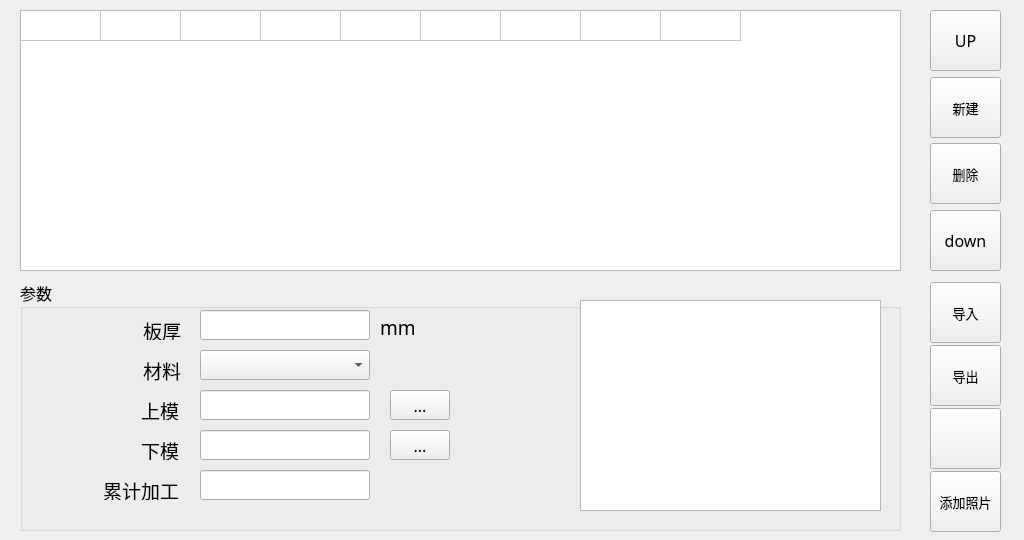
<?xml version="1.0" encoding="UTF-8"?>
<ui version="4.0">
 <class>Programdb</class>
 <widget class="QWidget" name="Programdb">
  <property name="geometry">
   <rect>
    <x>0</x>
    <y>0</y>
    <width>1024</width>
    <height>540</height>
   </rect>
  </property>
  <property name="font">
   <font>
    <family>文泉驿正黑</family>
    <pointsize>20</pointsize>
   </font>
  </property>
  <property name="cursor">
   <cursorShape>ArrowCursor</cursorShape>
  </property>
  <property name="windowTitle">
   <string>Form</string>
  </property>
  <widget class="QGroupBox" name="groupBox">
   <property name="geometry">
    <rect>
     <x>20</x>
     <y>280</y>
     <width>881</width>
     <height>251</height>
    </rect>
   </property>
   <property name="font">
    <font>
     <family>Sans Serif</family>
     <pointsize>12</pointsize>
    </font>
   </property>
   <property name="title">
    <string>参数</string>
   </property>
   <widget class="QLabel" name="label_boardThickness">
    <property name="geometry">
     <rect>
      <x>30</x>
      <y>40</y>
      <width>131</width>
      <height>20</height>
     </rect>
    </property>
    <property name="font">
     <font>
      <pointsize>14</pointsize>
     </font>
    </property>
    <property name="text">
     <string>板厚</string>
    </property>
    <property name="alignment">
     <set>Qt::AlignRight|Qt::AlignTrailing|Qt::AlignVCenter</set>
    </property>
   </widget>
   <widget class="QLabel" name="label_material">
    <property name="geometry">
     <rect>
      <x>30</x>
      <y>80</y>
      <width>131</width>
      <height>21</height>
     </rect>
    </property>
    <property name="font">
     <font>
      <pointsize>14</pointsize>
     </font>
    </property>
    <property name="text">
     <string>材料</string>
    </property>
    <property name="alignment">
     <set>Qt::AlignRight|Qt::AlignTrailing|Qt::AlignVCenter</set>
    </property>
   </widget>
   <widget class="QLabel" name="label_mould">
    <property name="geometry">
     <rect>
      <x>28</x>
      <y>120</y>
      <width>131</width>
      <height>20</height>
     </rect>
    </property>
    <property name="font">
     <font>
      <pointsize>14</pointsize>
     </font>
    </property>
    <property name="text">
     <string>上模</string>
    </property>
    <property name="alignment">
     <set>Qt::AlignRight|Qt::AlignTrailing|Qt::AlignVCenter</set>
    </property>
   </widget>
   <widget class="QLineEdit" name="lineEdit_P_boardThickness">
    <property name="geometry">
     <rect>
      <x>180</x>
      <y>30</y>
      <width>170</width>
      <height>30</height>
     </rect>
    </property>
    <property name="focusPolicy">
     <enum>Qt::ClickFocus</enum>
    </property>
    <property name="maxLength">
     <number>5</number>
    </property>
   </widget>
   <widget class="QLabel" name="label_19">
    <property name="geometry">
     <rect>
      <x>360</x>
      <y>40</y>
      <width>58</width>
      <height>15</height>
     </rect>
    </property>
    <property name="font">
     <font>
      <family>Sans Serif</family>
      <pointsize>14</pointsize>
     </font>
    </property>
    <property name="text">
     <string>mm</string>
    </property>
   </widget>
   <widget class="QLabel" name="label_mould_2">
    <property name="geometry">
     <rect>
      <x>28</x>
      <y>160</y>
      <width>131</width>
      <height>20</height>
     </rect>
    </property>
    <property name="font">
     <font>
      <pointsize>14</pointsize>
     </font>
    </property>
    <property name="text">
     <string>下模</string>
    </property>
    <property name="alignment">
     <set>Qt::AlignRight|Qt::AlignTrailing|Qt::AlignVCenter</set>
    </property>
   </widget>
   <widget class="QLineEdit" name="lineEdit_P_UpMolds">
    <property name="geometry">
     <rect>
      <x>180</x>
      <y>110</y>
      <width>170</width>
      <height>30</height>
     </rect>
    </property>
    <property name="focusPolicy">
     <enum>Qt::ClickFocus</enum>
    </property>
    <property name="readOnly">
     <bool>true</bool>
    </property>
   </widget>
   <widget class="QLineEdit" name="lineEdit_P_LowerMolds">
    <property name="geometry">
     <rect>
      <x>180</x>
      <y>150</y>
      <width>170</width>
      <height>30</height>
     </rect>
    </property>
    <property name="focusPolicy">
     <enum>Qt::ClickFocus</enum>
    </property>
    <property name="readOnly">
     <bool>true</bool>
    </property>
   </widget>
   <widget class="QPushButton" name="pushButton">
    <property name="geometry">
     <rect>
      <x>370</x>
      <y>110</y>
      <width>60</width>
      <height>30</height>
     </rect>
    </property>
    <property name="text">
     <string>...</string>
    </property>
   </widget>
   <widget class="QPushButton" name="pushButton_2">
    <property name="geometry">
     <rect>
      <x>370</x>
      <y>150</y>
      <width>60</width>
      <height>30</height>
     </rect>
    </property>
    <property name="text">
     <string>...</string>
    </property>
   </widget>
   <widget class="QComboBox" name="comboBox_P_material">
    <property name="geometry">
     <rect>
      <x>180</x>
      <y>70</y>
      <width>170</width>
      <height>30</height>
     </rect>
    </property>
    <property name="editable">
     <bool>false</bool>
    </property>
    <property name="currentIndex">
     <number>-1</number>
    </property>
    <property name="modelColumn">
     <number>0</number>
    </property>
   </widget>
   <widget class="QGraphicsView" name="graphicsView">
    <property name="geometry">
     <rect>
      <x>560</x>
      <y>20</y>
      <width>301</width>
      <height>211</height>
     </rect>
    </property>
   </widget>
   <widget class="QLineEdit" name="lineEdit_P_Total">
    <property name="geometry">
     <rect>
      <x>180</x>
      <y>190</y>
      <width>170</width>
      <height>30</height>
     </rect>
    </property>
    <property name="focusPolicy">
     <enum>Qt::ClickFocus</enum>
    </property>
   </widget>
   <widget class="QLabel" name="label_pic">
    <property name="geometry">
     <rect>
      <x>580</x>
      <y>40</y>
      <width>261</width>
      <height>171</height>
     </rect>
    </property>
    <property name="text">
     <string/>
    </property>
    <property name="pixmap">
     <pixmap resource="A66-appsrc.qrc">:/PIC/PIC/P01.jpg</pixmap>
    </property>
    <property name="scaledContents">
     <bool>true</bool>
    </property>
   </widget>
   <widget class="QLabel" name="label_mould_3">
    <property name="geometry">
     <rect>
      <x>28</x>
      <y>200</y>
      <width>131</width>
      <height>20</height>
     </rect>
    </property>
    <property name="font">
     <font>
      <pointsize>14</pointsize>
     </font>
    </property>
    <property name="text">
     <string>累计加工</string>
    </property>
    <property name="alignment">
     <set>Qt::AlignRight|Qt::AlignTrailing|Qt::AlignVCenter</set>
    </property>
   </widget>
  </widget>
  <widget class="QTableWidget" name="tableWidget_Programdb">
   <property name="geometry">
    <rect>
     <x>20</x>
     <y>10</y>
     <width>881</width>
     <height>261</height>
    </rect>
   </property>
   <property name="sizePolicy">
    <sizepolicy hsizetype="Expanding" vsizetype="Expanding">
     <horstretch>0</horstretch>
     <verstretch>0</verstretch>
    </sizepolicy>
   </property>
   <property name="font">
    <font>
     <family>Sans Serif</family>
     <pointsize>12</pointsize>
    </font>
   </property>
   <property name="mouseTracking">
    <bool>true</bool>
   </property>
   <property name="acceptDrops">
    <bool>false</bool>
   </property>
   <property name="layoutDirection">
    <enum>Qt::LeftToRight</enum>
   </property>
   <property name="midLineWidth">
    <number>1</number>
   </property>
   <property name="verticalScrollBarPolicy">
    <enum>Qt::ScrollBarAsNeeded</enum>
   </property>
   <property name="horizontalScrollBarPolicy">
    <enum>Qt::ScrollBarAsNeeded</enum>
   </property>
   <property name="autoScroll">
    <bool>true</bool>
   </property>
   <property name="autoScrollMargin">
    <number>16</number>
   </property>
   <property name="editTriggers">
    <set>QAbstractItemView::NoEditTriggers</set>
   </property>
   <property name="tabKeyNavigation">
    <bool>true</bool>
   </property>
   <property name="showDropIndicator" stdset="0">
    <bool>true</bool>
   </property>
   <property name="dragEnabled">
    <bool>true</bool>
   </property>
   <property name="dragDropOverwriteMode">
    <bool>false</bool>
   </property>
   <property name="alternatingRowColors">
    <bool>false</bool>
   </property>
   <property name="selectionMode">
    <enum>QAbstractItemView::SingleSelection</enum>
   </property>
   <property name="selectionBehavior">
    <enum>QAbstractItemView::SelectRows</enum>
   </property>
   <property name="textElideMode">
    <enum>Qt::ElideRight</enum>
   </property>
   <property name="verticalScrollMode">
    <enum>QAbstractItemView::ScrollPerPixel</enum>
   </property>
   <property name="horizontalScrollMode">
    <enum>QAbstractItemView::ScrollPerPixel</enum>
   </property>
   <property name="gridStyle">
    <enum>Qt::SolidLine</enum>
   </property>
   <property name="sortingEnabled">
    <bool>false</bool>
   </property>
   <property name="rowCount">
    <number>1</number>
   </property>
   <property name="columnCount">
    <number>9</number>
   </property>
   <attribute name="horizontalHeaderVisible">
    <bool>false</bool>
   </attribute>
   <attribute name="horizontalHeaderCascadingSectionResizes">
    <bool>false</bool>
   </attribute>
   <attribute name="horizontalHeaderDefaultSectionSize">
    <number>80</number>
   </attribute>
   <attribute name="horizontalHeaderHighlightSections">
    <bool>true</bool>
   </attribute>
   <attribute name="horizontalHeaderMinimumSectionSize">
    <number>27</number>
   </attribute>
   <attribute name="horizontalHeaderShowSortIndicator" stdset="0">
    <bool>false</bool>
   </attribute>
   <attribute name="horizontalHeaderStretchLastSection">
    <bool>false</bool>
   </attribute>
   <attribute name="verticalHeaderVisible">
    <bool>false</bool>
   </attribute>
   <attribute name="verticalHeaderDefaultSectionSize">
    <number>30</number>
   </attribute>
   <attribute name="verticalHeaderShowSortIndicator" stdset="0">
    <bool>false</bool>
   </attribute>
   <row/>
   <column>
    <property name="text">
     <string>程序号</string>
    </property>
    <property name="font">
     <font>
      <family>Sans Serif</family>
      <pointsize>12</pointsize>
     </font>
    </property>
    <property name="textAlignment">
     <set>AlignLeft|AlignVCenter</set>
    </property>
   </column>
   <column>
    <property name="text">
     <string>名称</string>
    </property>
    <property name="font">
     <font>
      <pointsize>12</pointsize>
     </font>
    </property>
    <property name="textAlignment">
     <set>AlignLeft|AlignVCenter</set>
    </property>
   </column>
   <column>
    <property name="text">
     <string>步数</string>
    </property>
    <property name="font">
     <font>
      <family>Sans Serif</family>
      <pointsize>12</pointsize>
     </font>
    </property>
    <property name="textAlignment">
     <set>AlignLeft|AlignVCenter</set>
    </property>
   </column>
   <column>
    <property name="text">
     <string>板宽</string>
    </property>
    <property name="font">
     <font>
      <pointsize>12</pointsize>
     </font>
    </property>
    <property name="textAlignment">
     <set>AlignLeft|AlignVCenter</set>
    </property>
   </column>
   <column>
    <property name="text">
     <string>板厚</string>
    </property>
    <property name="font">
     <font>
      <family>Sans Serif</family>
      <pointsize>12</pointsize>
     </font>
    </property>
    <property name="textAlignment">
     <set>AlignLeft|AlignVCenter</set>
    </property>
   </column>
   <column>
    <property name="text">
     <string>材料</string>
    </property>
    <property name="font">
     <font>
      <family>Sans Serif</family>
      <pointsize>12</pointsize>
     </font>
    </property>
    <property name="textAlignment">
     <set>AlignLeft|AlignVCenter</set>
    </property>
   </column>
   <column>
    <property name="text">
     <string>上模</string>
    </property>
    <property name="font">
     <font>
      <family>Sans Serif</family>
      <pointsize>12</pointsize>
     </font>
    </property>
    <property name="textAlignment">
     <set>AlignLeft|AlignVCenter</set>
    </property>
   </column>
   <column>
    <property name="text">
     <string>下模</string>
    </property>
    <property name="font">
     <font>
      <family>Sans Serif</family>
      <pointsize>12</pointsize>
     </font>
    </property>
    <property name="textAlignment">
     <set>AlignLeft|AlignVCenter</set>
    </property>
   </column>
   <column>
    <property name="text">
     <string>已加工数</string>
    </property>
    <property name="font">
     <font>
      <family>Sans Serif</family>
      <pointsize>12</pointsize>
     </font>
    </property>
    <property name="textAlignment">
     <set>AlignLeft|AlignVCenter</set>
    </property>
   </column>
   <item row="0" column="0">
    <property name="text">
     <string/>
    </property>
    <property name="textAlignment">
     <set>AlignHCenter|AlignVCenter|AlignCenter</set>
    </property>
   </item>
  </widget>
  <widget class="QToolButton" name="pushButton_Left_2">
   <property name="geometry">
    <rect>
     <x>930</x>
     <y>77</y>
     <width>71</width>
     <height>61</height>
    </rect>
   </property>
   <property name="font">
    <font>
     <family>Sans Serif</family>
     <pointsize>10</pointsize>
    </font>
   </property>
   <property name="text">
    <string>新建</string>
   </property>
   <property name="icon">
    <iconset resource="A66-appsrc.qrc">
     <normaloff>:/ico/ICO/P1-NEW.png</normaloff>:/ico/ICO/P1-NEW.png</iconset>
   </property>
   <property name="iconSize">
    <size>
     <width>36</width>
     <height>36</height>
    </size>
   </property>
   <property name="toolButtonStyle">
    <enum>Qt::ToolButtonTextUnderIcon</enum>
   </property>
  </widget>
  <widget class="QToolButton" name="pushButton_Left_5">
   <property name="geometry">
    <rect>
     <x>930</x>
     <y>282</y>
     <width>71</width>
     <height>61</height>
    </rect>
   </property>
   <property name="font">
    <font>
     <family>Sans Serif</family>
     <pointsize>10</pointsize>
    </font>
   </property>
   <property name="text">
    <string>导入</string>
   </property>
   <property name="icon">
    <iconset resource="A66-appsrc.qrc">
     <normaloff>:/ico/ICO/P1-IMPORT.png</normaloff>:/ico/ICO/P1-IMPORT.png</iconset>
   </property>
   <property name="iconSize">
    <size>
     <width>36</width>
     <height>36</height>
    </size>
   </property>
   <property name="toolButtonStyle">
    <enum>Qt::ToolButtonTextUnderIcon</enum>
   </property>
  </widget>
  <widget class="QToolButton" name="pushButton_Left_6">
   <property name="geometry">
    <rect>
     <x>930</x>
     <y>345</y>
     <width>71</width>
     <height>61</height>
    </rect>
   </property>
   <property name="font">
    <font>
     <family>Sans Serif</family>
     <pointsize>10</pointsize>
    </font>
   </property>
   <property name="text">
    <string>导出</string>
   </property>
   <property name="icon">
    <iconset resource="A66-appsrc.qrc">
     <normaloff>:/ico/ICO/P1-OUTPORT.png</normaloff>:/ico/ICO/P1-OUTPORT.png</iconset>
   </property>
   <property name="iconSize">
    <size>
     <width>36</width>
     <height>36</height>
    </size>
   </property>
   <property name="toolButtonStyle">
    <enum>Qt::ToolButtonTextUnderIcon</enum>
   </property>
  </widget>
  <widget class="QToolButton" name="pushButton_Left_3">
   <property name="geometry">
    <rect>
     <x>930</x>
     <y>143</y>
     <width>71</width>
     <height>61</height>
    </rect>
   </property>
   <property name="font">
    <font>
     <family>Sans Serif</family>
     <pointsize>10</pointsize>
    </font>
   </property>
   <property name="text">
    <string>删除</string>
   </property>
   <property name="icon">
    <iconset resource="A66-appsrc.qrc">
     <normaloff>:/ico/ICO/P1-DEL.png</normaloff>:/ico/ICO/P1-DEL.png</iconset>
   </property>
   <property name="iconSize">
    <size>
     <width>36</width>
     <height>36</height>
    </size>
   </property>
   <property name="toolButtonStyle">
    <enum>Qt::ToolButtonTextUnderIcon</enum>
   </property>
  </widget>
  <widget class="QToolButton" name="pushButton_Left_8">
   <property name="geometry">
    <rect>
     <x>930</x>
     <y>471</y>
     <width>71</width>
     <height>61</height>
    </rect>
   </property>
   <property name="font">
    <font>
     <family>Sans Serif</family>
     <pointsize>10</pointsize>
    </font>
   </property>
   <property name="text">
    <string>添加照片</string>
   </property>
   <property name="icon">
    <iconset resource="A66-appsrc.qrc">
     <normaloff>:/ico/ICO/P1-PIC.png</normaloff>:/ico/ICO/P1-PIC.png</iconset>
   </property>
   <property name="iconSize">
    <size>
     <width>36</width>
     <height>36</height>
    </size>
   </property>
   <property name="toolButtonStyle">
    <enum>Qt::ToolButtonTextUnderIcon</enum>
   </property>
  </widget>
  <widget class="QToolButton" name="pushButton_Left_7">
   <property name="geometry">
    <rect>
     <x>930</x>
     <y>408</y>
     <width>71</width>
     <height>61</height>
    </rect>
   </property>
   <property name="font">
    <font>
     <family>Sans Serif</family>
     <pointsize>12</pointsize>
    </font>
   </property>
   <property name="text">
    <string/>
   </property>
   <property name="iconSize">
    <size>
     <width>36</width>
     <height>36</height>
    </size>
   </property>
   <property name="toolButtonStyle">
    <enum>Qt::ToolButtonTextUnderIcon</enum>
   </property>
  </widget>
  <widget class="QToolButton" name="pushButton_Left_1">
   <property name="geometry">
    <rect>
     <x>930</x>
     <y>10</y>
     <width>71</width>
     <height>61</height>
    </rect>
   </property>
   <property name="font">
    <font>
     <family>Sans Serif</family>
     <pointsize>12</pointsize>
    </font>
   </property>
   <property name="text">
    <string>UP</string>
   </property>
   <property name="icon">
    <iconset resource="A66-appsrc.qrc">
     <normaloff>:/ico/ICO/P2-UP.png</normaloff>:/ico/ICO/P2-UP.png</iconset>
   </property>
   <property name="iconSize">
    <size>
     <width>36</width>
     <height>36</height>
    </size>
   </property>
   <property name="toolButtonStyle">
    <enum>Qt::ToolButtonIconOnly</enum>
   </property>
  </widget>
  <widget class="QToolButton" name="pushButton_Left_4">
   <property name="geometry">
    <rect>
     <x>930</x>
     <y>210</y>
     <width>71</width>
     <height>61</height>
    </rect>
   </property>
   <property name="font">
    <font>
     <family>Sans Serif</family>
     <pointsize>12</pointsize>
    </font>
   </property>
   <property name="text">
    <string>down</string>
   </property>
   <property name="icon">
    <iconset resource="A66-appsrc.qrc">
     <normaloff>:/ico/ICO/P2-DOWN.png</normaloff>:/ico/ICO/P2-DOWN.png</iconset>
   </property>
   <property name="iconSize">
    <size>
     <width>36</width>
     <height>36</height>
    </size>
   </property>
  </widget>
 </widget>
 <resources>
  <include location="A66-appsrc.qrc"/>
 </resources>
 <connections/>
</ui>
